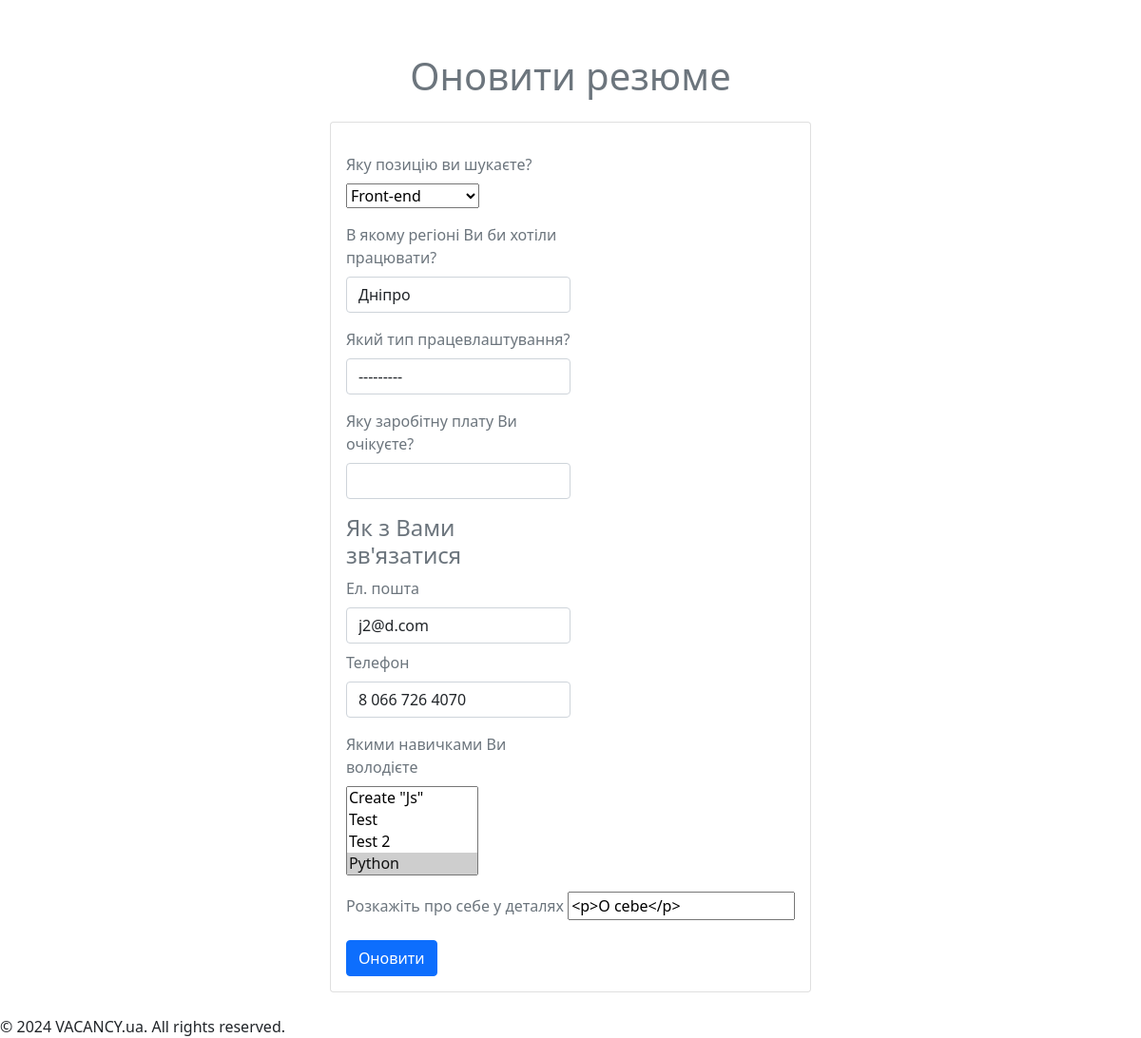
Screenshot of /resume/manage/13/ (signed in) with the database file from the repository.
### resume/models.py (models this page shows)
class Resume(models.Model):
    position = models.ForeignKey(JobPosition, on_delete=models.DO_NOTHING)
    employment_type = models.CharField(max_length=20, choices=EMPLOYMENT_TYPE, null=True)
    salary = models.CharField(max_length=100)
    description = HTMLField()
    skills = models.ManyToManyField(JobSkill)
    region = models.CharField(max_length=2, choices=REGIONS, default=REGIONS[0][0])
    phone_number = models.CharField(max_length=100)
    email = models.EmailField()
    created_by = models.ForeignKey(User, on_delete=models.CASCADE, related_name='my_resumes')
    objects = CustomBaseManager()

### resume/views.py (the view, shortened to what this page needs)
# urls.py: path('manage/', ManageResumeView.as_view(), name = 'manage'),
class ManageResumeView(View):
    def get(self, request: HttpRequest, id: int | None = None):
        auth_action = self.auth_redirect_check()
        if auth_action is not None:
            return auth_action
        form = None
        if id is not None:
            try:
                resume = Resume.objects.get(id=id)
                form = ResumeForm(instance=resume)
            except Resume.DoesNotExist:
                return redirect('main:error')
        else:
            form = ResumeForm(initial={
                'region': request.user.region,
                'email': request.user.email,
                'phone_number': request.user.phone_number
            })
        return render(request, 'resume/manage-resume.html', Utils.html_context(
            request,
            context={
                'resume_id': id,
                'form': form
            }
        ))
    def auth_redirect_check(self):
        if not self.request.user.is_authenticated:
            return redirect('user:sign-in')
        if self.request.user.is_employer():
            logout(self.request)
            return redirect('user:sign-in')
        return None

### main/models.py (called while the page is built)
    def __str__(self):
        return self.title

    def __str__(self):
        return self.value

### user/models.py (called while the page is built)
    def is_employer(self) -> bool:
        return self.groups.filter(name = UserRole.EMPLOYER).exists()

### utils.py (called while the page is built)
    @staticmethod
    def html_context(request: HttpRequest, context = {}):
        auth_user = None
        if request.user.is_authenticated:
            auth_user = {
                'email': request.user.email,
                'username': request.user.username,
                'role': str(UserRole.EMPLOYER) if request.user.is_employer() else str(UserRole.JOB_SEEKER)
            }
        return {
            'auth_user': auth_user,
            **context
        }

### resume/templates/resume/manage-resume.html (shortened to what this page needs)
{% extends 'main/base.html' %}
{% block content %}
<h1 class="text-muted text-center mb-4">
  {{ resume_id|yesno:'Оновити резюме,Розмістити резюме' }}
</h1>
<div class="manage-resume d-flex align-items-center justify-content-center">
  <div class="card manage-resume-card">
    <form method="POST" class="card-body manage-resume-form">
      <div class="form-group col-6">
        <div class="position-control mt-3">
          <label for="id_position" class="mb-2 text-muted">Яку позицію ви шукаєте?</label>
          <br>
          {{ form.position }}
        </div>
        <div class="region-control mt-3">
          <label for="id_region" class="mb-2 text-muted">В якому регіоні Ви би хотіли працювати?</label>
          <br>
          {{ form.region }}
        </div>
        <div class="employment-type-control mt-3">
          <label for="id_employment_type" class="mb-2 text-muted">Який тип працевлаштування?</label>
          <br>
          {{ form.employment_type }}
        </div>
        <div class="salary-control mt-3">
          <label for="id_salary" class="mb-2 text-muted">Яку заробітну плату Ви очікуєте?</label>
          <br>
          {{ form.salary }}
        </div>
        <h4 class="mt-3 text-muted">Як з Вами зв'язатися</h4>
        <div class="email-control">
          <label for="id_email" class="mb-2 text-muted">Ел. пошта</label>
          <br>
          {{ form.email }}
        </div>
        <div class="phone-control mt-2">
          <label for="id_phone_number" class="mb-2 text-muted">Телефон</label>
          <br>
          {{ form.phone_number }}
        </div>
        <div class="skills-control mt-3">
          <label for="id_skills" class="mb-2 text-muted">Якими навичками Ви володієте</label>
          <br>
          {{ form.skills }}
        </div>
      </div>
      <div class="form-group mt-3">
        <label for="id_description" class="mb-2 text-muted">
          Розкажіть про себе у деталях
        </label>
        {{ form.description }}
      </div>
      <button type="submit" class="btn btn-primary submit-btn mt-3">
        {{ resume_id|yesno:'Оновити,Розмістити' }}
      </button>
    </form>
  </div>
</div>
{% endblock %}

### rows the page displays
Resume: position "Front-end", region "Дніпро", employment_type "---------", email "j2@d.com", phone_number "8 066 726 4070", description "<p>O cebe</p>"

### other values shown
{{ resume_id|yesno:'Оновити резюме,Розмістити резюме' }} "Оновити резюме"
{{ resume_id|yesno:'Оновити,Розмістити' }} "Оновити"
